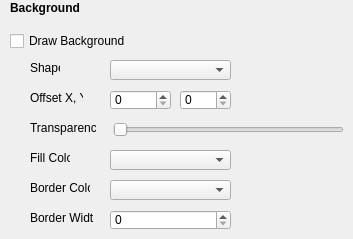
        <widget class="QWidget" name="backgroundPage">
         <widget class="QLabel" name="label_12">
          <property name="geometry">
           <rect>
            <x>10</x>
            <y>0</y>
            <width>91</width>
            <height>16</height>
           </rect>
          </property>
          <property name="font">
           <font>
            <weight>75</weight>
            <bold>true</bold>
           </font>
          </property>
          <property name="text">
           <string>Background</string>
          </property>
         </widget>
         <widget class="QCheckBox" name="checkBox_4">
          <property name="geometry">
           <rect>
            <x>10</x>
            <y>30</y>
            <width>151</width>
            <height>22</height>
           </rect>
          </property>
          <property name="text">
           <string>Draw Background</string>
          </property>
         </widget>
         <widget class="QLabel" name="label_38">
          <property name="geometry">
           <rect>
            <x>30</x>
            <y>60</y>
            <width>30</width>
            <height>16</height>
           </rect>
          </property>
          <property name="text">
           <string>Shape</string>
          </property>
         </widget>
         <widget class="QComboBox" name="comboBox_12">
          <property name="geometry">
           <rect>
            <x>110</x>
            <y>60</y>
            <width>121</width>
            <height>20</height>
           </rect>
          </property>
         </widget>
         <widget class="QLabel" name="label_39">
          <property name="geometry">
           <rect>
            <x>30</x>
            <y>90</y>
            <width>53</width>
            <height>16</height>
           </rect>
          </property>
          <property name="text">
           <string>Offset X, Y</string>
          </property>
         </widget>
         <widget class="QSpinBox" name="spinBox_6">
          <property name="geometry">
           <rect>
            <x>110</x>
            <y>90</y>
            <width>61</width>
            <height>20</height>
           </rect>
          </property>
         </widget>
         <widget class="QSpinBox" name="spinBox_7">
          <property name="geometry">
           <rect>
            <x>180</x>
            <y>90</y>
            <width>51</width>
            <height>20</height>
           </rect>
          </property>
         </widget>
         <widget class="QLabel" name="label_40">
          <property name="geometry">
           <rect>
            <x>30</x>
            <y>120</y>
            <width>66</width>
            <height>16</height>
           </rect>
          </property>
          <property name="text">
           <string>Transparency</string>
          </property>
         </widget>
         <widget class="QSlider" name="horizontalSlider_4">
          <property name="geometry">
           <rect>
            <x>113</x>
            <y>120</y>
            <width>231</width>
            <height>19</height>
           </rect>
          </property>
          <property name="orientation">
           <enum>Qt::Horizontal</enum>
          </property>
         </widget>
         <widget class="QLabel" name="label_41">
          <property name="geometry">
           <rect>
            <x>30</x>
            <y>150</y>
            <width>40</width>
            <height>16</height>
           </rect>
          </property>
          <property name="text">
           <string>Fill Color</string>
          </property>
         </widget>
         <widget class="QComboBox" name="comboBox_13">
          <property name="geometry">
           <rect>
            <x>110</x>
            <y>150</y>
            <width>121</width>
            <height>20</height>
           </rect>
          </property>
         </widget>
         <widget class="QLabel" name="label_42">
          <property name="geometry">
           <rect>
            <x>30</x>
            <y>180</y>
            <width>60</width>
            <height>16</height>
           </rect>
          </property>
          <property name="text">
           <string>Border Color</string>
          </property>
         </widget>
         <widget class="QComboBox" name="comboBox_14">
          <property name="geometry">
           <rect>
            <x>110</x>
            <y>180</y>
            <width>121</width>
            <height>20</height>
           </rect>
          </property>
         </widget>
         <widget class="QLabel" name="label_43">
          <property name="geometry">
           <rect>
            <x>30</x>
            <y>210</y>
            <width>63</width>
            <height>16</height>
           </rect>
          </property>
          <property name="text">
           <string>Border Width</string>
          </property>
         </widget>
         <widget class="QSpinBox" name="spinBox_8">
          <property name="geometry">
           <rect>
            <x>110</x>
            <y>210</y>
            <width>121</width>
            <height>20</height>
           </rect>
          </property>
         </widget>
        </widget>
